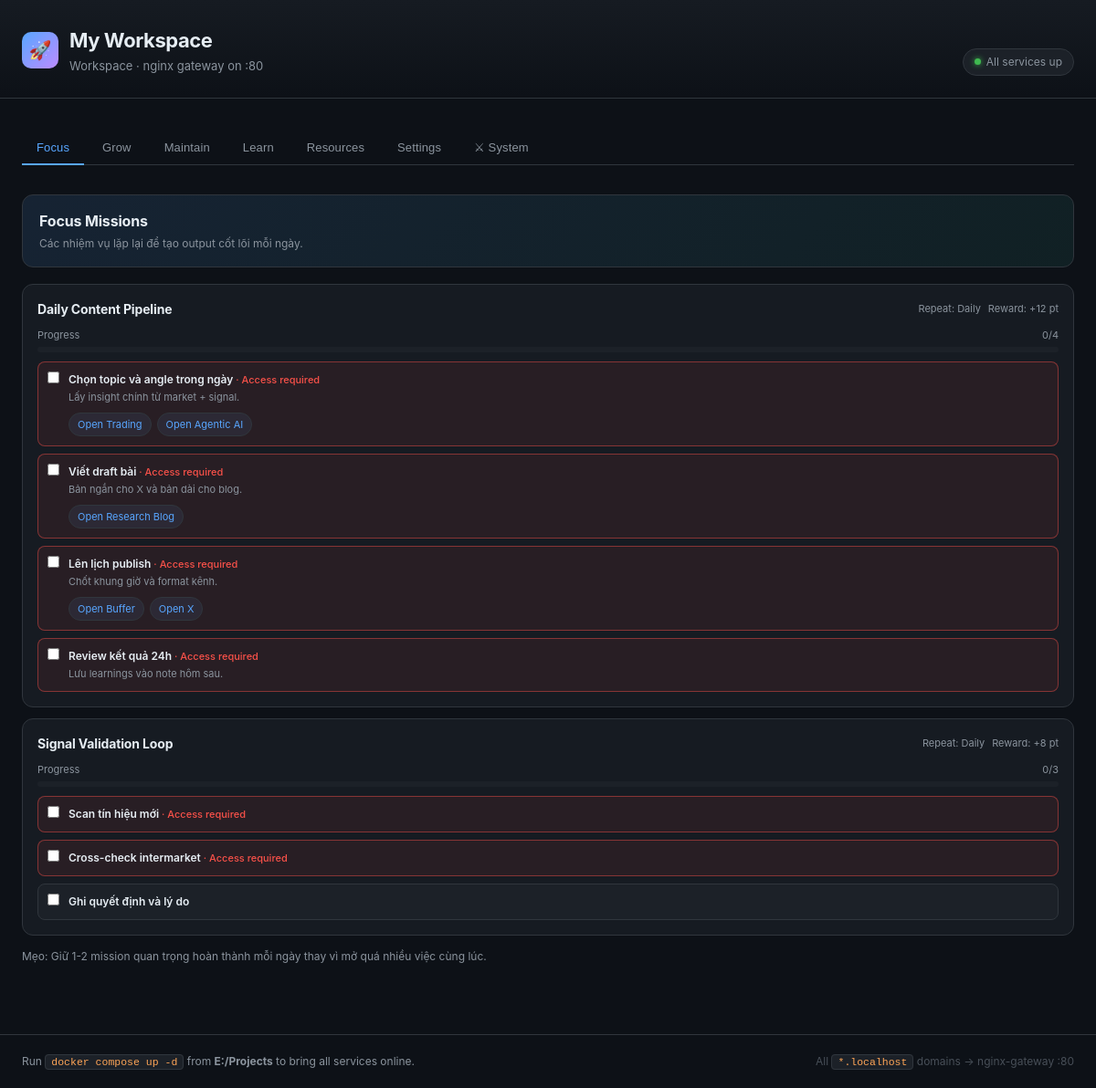
The page / on the database its author committed.
### resources/models.py (models this page shows, shortened)
class TimeStampedModel(models.Model):
    created_at = models.DateTimeField(auto_now_add=True)
    updated_at = models.DateTimeField(auto_now=True)
    class Meta:
        abstract = True

class MissionTask(TimeStampedModel):
    class Status(models.TextChoices):
        PENDING = "pending", "Pending"
        RUNNING = "running", "Running"
        COMPLETED = "completed", "Completed"
        FAILED = "failed", "Failed"
    title = models.CharField(max_length=200)
    description = models.TextField(blank=True)
    status = models.CharField(
        max_length=20, choices=Status.choices, default=Status.PENDING
    )
    meta = models.JSONField(default=dict, blank=True)

### resources/views.py (the view)
# urls.py: path("", DashboardView.as_view(), name="dashboard"),
class DashboardView(TemplateView):
    template_name = "dashboard/index.html"
    def get_context_data(self, **kwargs):
        ctx = super().get_context_data(**kwargs)
        missions = MissionTask.objects.order_by("id")
        tabs = {}
        for tab_key in TAB_ORDER:
            tabs[tab_key] = []
        for m in missions:
            tab = (m.meta or {}).get("tab", "focus")
            if tab not in tabs:
                tabs[tab] = []
            tabs[tab].append(m)
        ctx["tabs"] = tabs
        ctx["products"] = Resource.objects.filter(category="product").order_by("id")
        ctx["channels"] = Resource.objects.filter(category="channel").order_by("id")
        ctx["quests"] = Quest.objects.order_by("id")
        ctx["access_services"] = AccessService.objects.order_by("id")
        return ctx

### templates/dashboard/index.html (shortened to what this page needs)
{% extends "dashboard/base.html" %}
{% block content %}
{% for tab_key, missions in tabs.items %}
  {% with tab_title=tab_key|title is_active=forloop.first %}
    {% if tab_key == "focus" %}
      {% include "dashboard/_tab_missions.html" with tab_key=tab_key tab_title="Focus" tab_desc="Các nhiệm vụ lặp lại để tạo output cốt lõi mỗi ngày." missions=missions is_active=True %}
    {% elif tab_key == "grow" %}
      {% include "dashboard/_tab_missions.html" with tab_key=tab_key tab_title="Grow" tab_desc="Chuỗi hành động tăng reach, follower, và traffic về sản phẩm." missions=missions is_active=False %}
    {% elif tab_key == "maintain" %}
      {% include "dashboard/_tab_missions.html" with tab_key=tab_key tab_title="Maintain" tab_desc="Checklist vận hành để hệ thống chạy ổn định và không bị gián đoạn." missions=missions is_active=False %}
    {% elif tab_key == "learn" %}
      {% include "dashboard/_tab_missions.html" with tab_key=tab_key tab_title="Learn" tab_desc="Học có hệ thống, theo chu kỳ lặp để tích lũy kỹ năng dài hạn." missions=missions is_active=False %}
    {% endif %}
  {% endwith %}
{% endfor %}
{% endblock %}

### templates/dashboard/base.html (shortened to what this page needs)
<!DOCTYPE html>
<html lang="en">
  <head>
    <link rel="stylesheet" href="/static/dashboard/style.css" />
  </head>
  <body>
    <header>
      <div class="wrap">
        <div class="header-inner">
          <div class="logo">
            <div class="logo-icon">🚀</div>
            <div>
              <h1>My Workspace</h1>
              <div class="tagline">Workspace · nginx gateway on :80</div>
            </div>
          </div>
          <div class="badge">
            <span class="dot"></span>
            All services up
          </div>
        </div>
      </div>
    </header>
    <main>
      <div class="wrap">
        <nav class="tab-bar">
          <button class="tab-btn active" data-tab="focus">Focus</button>
          <button class="tab-btn" data-tab="grow">Grow</button>
          <button class="tab-btn" data-tab="maintain">Maintain</button>
          <button class="tab-btn" data-tab="learn">Learn</button>
          <button class="tab-btn" data-tab="resources">Resources</button>
          <button class="tab-btn" data-tab="settings">Settings</button>
          <button class="tab-btn" data-tab="system">⚔ System</button>
        </nav>
        {% block content %}{% endblock %}
      </div>
    </main>
    <footer>
      <div class="wrap">
        <div class="footer-inner">
          <p>
            Run <code>docker compose up -d</code> from
            <strong>E:/Projects</strong> to bring all services online.
          </p>
          <p style="color: var(--faint)">
            All <code>*.localhost</code> domains → nginx-gateway :80
          </p>
        </div>
      </div>
    </footer>
  </body>
</html>

### templates/dashboard/_tab_missions.html
<div class="tab-panel{% if is_active %} active{% endif %}" id="tab-{{ tab_key }}">
  <div class="goal-header">
    <div class="goal-title">{{ tab_title }} Missions</div>
    <div class="goal-sub">{{ tab_desc }}</div>
  </div>
  <div class="mission-list">
    {% include "dashboard/_mission.html" with missions=missions %}
  </div>
  {% if tab_key == "focus" %}
  <p class="goal-summary">
    Mẹo: Giữ 1-2 mission quan trọng hoàn thành mỗi ngày thay vì mở quá nhiều việc cùng lúc.
  </p>
  {% endif %}
</div>

### templates/dashboard/_mission.html (shortened to what this page needs)
{% for mission in missions %}
<article class="mission" data-mission>
  <div class="mission-head">
    <div class="mission-name">{{ mission.title }}</div>
    <div class="mission-meta">
      <span>Repeat: {{ mission.meta.repeat }}</span><span>Reward: +{{ mission.meta.reward }} pt</span>
    </div>
  </div>
  <div class="mission-progress">
    <div class="mission-progress-label">
      <span>Progress</span><span data-progress-text>0/{{ mission.meta.steps|length }}</span>
    </div>
    <div class="progress-bar">
    </div>
  </div>
  <ul class="mission-steps">
    {% for step in mission.meta.steps %}
    <li class="mission-step"{% if step.requires %} data-requires="{{ step.requires }}"{% endif %}>
      <div class="step-row">
        <input type="checkbox" data-step />
        <div>
          <div class="step-title">{{ step.title }}</div>
          {% if step.hint %}<div class="step-hint">{{ step.hint }}</div>{% endif %}
          {% if step.links %}
          <div class="step-links">
            {% for link in step.links %}
            <a class="quick-link" href="{{ link.url }}"{% if link.external %} target="_blank" rel="noopener noreferrer"{% endif %}>{{ link.label }}</a>
            {% endfor %}
          </div>
          {% endif %}
        </div>
      </div>
    </li>
    {% endfor %}
  </ul>
</article>
{% endfor %}

### rows shown on the page
MissionTask: tab_title "Focus", tab_desc "Các nhiệm vụ lặp lại để tạo output cốt lõi mỗi ngày.", title "Daily Content Pipeline", meta.repeat "Daily", meta.reward "12", title "Chọn topic và angle trong ngày" "Viết draft bài" "Lên lịch publish" "Review kết quả 24h", hint "Lấy insight chính từ market + signal." "Bản ngắn cho X và bản dài cho blog." "Chốt khung giờ và format kênh." "Lưu learnings vào note hôm sau.", label "Open Trading" "Open Agentic AI" "Open Research Blog" "Open Buffer" "Open X"
MissionTask: title "Signal Validation Loop", meta.repeat "Daily", meta.reward "8", title "Scan tín hiệu mới" "Cross-check intermarket" "Ghi quyết định và lý do"
